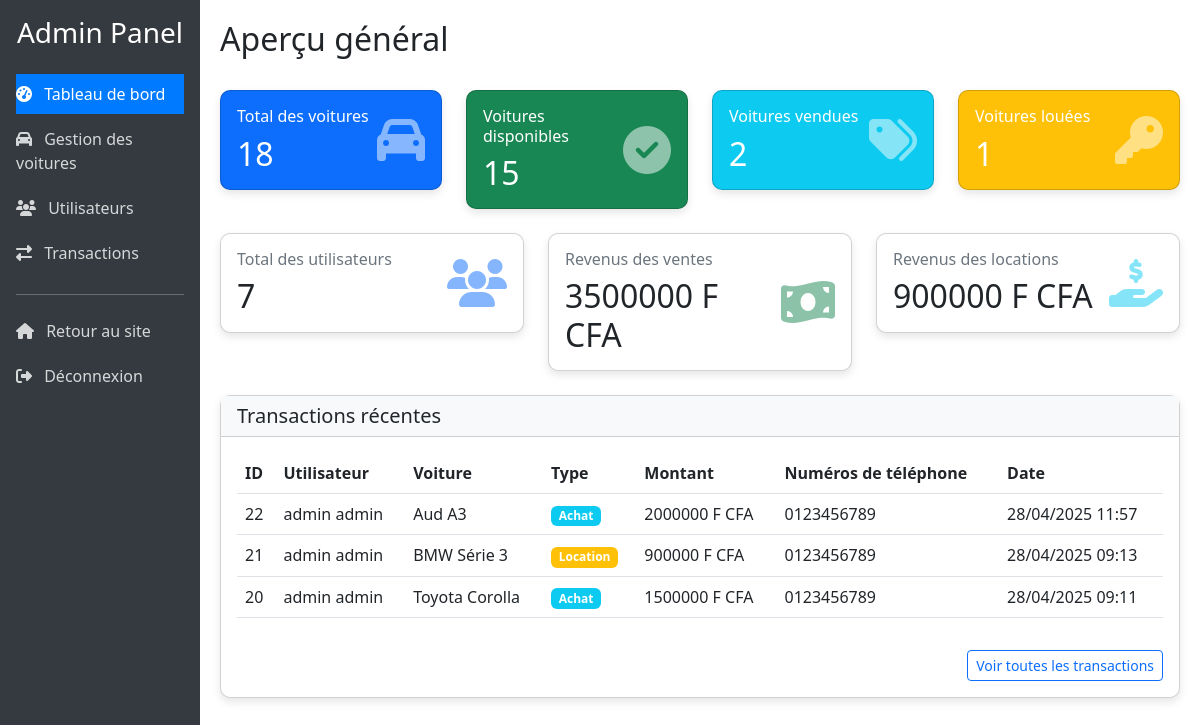
Page /ventelocavoiture/dashboard/ (signed in) on the committed database.
### ventelocavoiture/models.py (models this page shows, shortened)
class Transaction(models.Model):
    TYPE_TRANSACTION = [
        ('achat', 'Achat'),
        ('location', 'Location'),
    ]
    utilisateur = models.ForeignKey(Utilisateur, on_delete=models.CASCADE)
    voiture = models.ForeignKey(Voiture, on_delete=models.CASCADE)
    date_transaction = models.DateTimeField(auto_now_add=True)  # Date de la transaction
    type_transaction = models.CharField(max_length=10, choices=TYPE_TRANSACTION)  # Type (achat ou location)
    montant = models.DecimalField(max_digits=10, decimal_places=2)  # Montant de la transaction
    date_debut_location = models.DateField(null=True, blank=True)  # Date de début (pour location)
    date_fin_location = models.DateField(null=True, blank=True)  # Date de fin (pour location)

class Utilisateur(models.Model):
    nom = models.CharField(max_length=100)  # Nom de famille
    prenom = models.CharField(max_length=100)  # Prénom
    sexe = models.CharField(max_length=1, choices=[('F', 'Feminin'), ('M', 'Masculin')])  # Genre
    numeros = models.CharField(max_length=100, null=True)  # Numéro de téléphone (optionnel)
    email = models.EmailField(unique=True)  # Email (identifiant unique)
    password = models.CharField(max_length=100)  # Mot de passe (stocké hashé)
    is_admin = models.BooleanField(default=False)  # Indicateur de droits administrateur

class Voiture(models.Model):
    ETAT_CHOIX = [
        ('disponible', 'Disponible'),
        ('vendu', 'Vendu'),
        ('loué', 'Loué'),
    ]
    TYPE_CHOIX = [
        ('vente', 'À vendre'),
        ('location', 'À louer'),
        ('les_deux', 'À vendre et à louer'),
    ]
    marque = models.CharField(max_length=100)  # Marque de la voiture
    modele = models.CharField(max_length=100)  # Modèle de la voiture
    annee = models.IntegerField()  # Année de fabrication
    kilometrage = models.IntegerField()  # Kilométrage actuel
    prix_vente = models.DecimalField(max_digits=10, decimal_places=2, null=True, blank=True)
    prix_location_jour = models.DecimalField(max_digits=10, decimal_places=2, null=True, blank=True)
    description = models.TextField()  # Description détaillée
    etat = models.CharField(max_length=20, choices=ETAT_CHOIX, default='disponible')  # État actuel
    type_offre = models.CharField(max_length=20, choices=TYPE_CHOIX, default='vente')  # Type d'offre
    date_ajout = models.DateTimeField(auto_now_add=True)  # Date d'ajout au système
    image = models.ImageField(upload_to='images/')  # Image principale

### ventelocavoiture/views.py (the view)
# urls.py: path('dashboard/', views.dashboard, name='dashboard'),  # Tableau de bord principal
@admin_requis  # Applique le décorateur pour vérifier les droits d'administration
def dashboard(request):
    total_voitures = Voiture.objects.count()  # Nombre total de voitures
    voitures_disponibles = Voiture.objects.filter(etat='disponible').count()  # Nombre de voitures disponibles
    voitures_vendues = Voiture.objects.filter(etat='vendu').count()  # Nombre de voitures vendues
    voitures_louees = Voiture.objects.filter(etat='loué').count()  # Nombre de voitures louées
    total_utilisateurs = Utilisateur.objects.count()  # Nombre total d'utilisateurs
    total_transactions = Transaction.objects.count()  # Nombre total de transactions
    revenus_ventes = Transaction.objects.filter(type_transaction='achat').aggregate(Sum('montant'))['montant__sum'] or 0
    revenus_locations = Transaction.objects.filter(type_transaction='location').aggregate(Sum('montant'))['montant__sum'] or 0
    transactions_recentes = Transaction.objects.all().order_by('-date_transaction')[:5]
    context = {
        'total_voitures': total_voitures,
        'voitures_disponibles': voitures_disponibles,
        'voitures_vendues': voitures_vendues,
        'voitures_louees': voitures_louees,
        'total_utilisateurs': total_utilisateurs,
        'total_transactions': total_transactions,
        'revenus_ventes': revenus_ventes,
        'revenus_locations': revenus_locations,
        'transactions_recentes': transactions_recentes,
        'section': 'apercu'  # Indique la section active dans le menu
    }
    return render(request, 'ventelocavoiture/dashboard.html', context)

### ventelocavoiture/context_processors.py (called while the page is built)
def utilisateur_connecte(request):
    context = {
        'utilisateur_connecte': False,  # Par défaut, l'utilisateur n'est pas connecté
        'utilisateur': None
    }
    if 'utilisateur_id' in request.session:
        try:
            utilisateur = Utilisateur.objects.get(id=request.session['utilisateur_id'])
            context['utilisateur_connecte'] = True
            context['utilisateur'] = utilisateur
        except Utilisateur.DoesNotExist:
            pass
    return context

### ventelocavoiture/views.py (called while the page is built)
def admin_requis(view_func):
    @wraps(view_func)  # Préserve les métadonnées de la fonction d'origine
    def _wrapped_view(request, *args, **kwargs):
        if 'utilisateur_id' not in request.session:
            messages.error(request, "Vous devez être connecté pour accéder à cette page.")
            return redirect('ventelocavoiture:connexion')
        try:
            utilisateur = Utilisateur.objects.get(id=request.session['utilisateur_id'])
            if not getattr(utilisateur, 'is_admin', False):
                messages.error(request, "Vous n'avez pas les droits d'administrateur.")
                return redirect('ventelocavoiture:accueil')
        except Utilisateur.DoesNotExist:
            messages.error(request, "Utilisateur non trouvé.")
            return redirect('ventelocavoiture:connexion')
        return view_func(request, *args, **kwargs)
    return _wrapped_view

### ventelocavoiture/templates/ventelocavoiture/dashboard.html (shortened to what this page needs)
{% extends 'dashboard_base.html' %}
{% block page_title %}Aperçu général{% endblock %}
{% block content %}
<div class="row">
    <div class="col-md-3 mb-4">
        <div class="card dashboard-card bg-primary text-white">
            <div class="card-body">
                <div class="d-flex justify-content-between align-items-center">
                    <div>
                        <h6 class="card-title">Total des voitures</h6>
                        <h2 class="mb-0">{{ total_voitures }}</h2>
                    </div>
                    <i class="fas fa-car fa-3x opacity-50"></i>
                </div>
            </div>
        </div>
    </div>
    <div class="col-md-3 mb-4">
        <div class="card dashboard-card bg-success text-white">
            <div class="card-body">
                <div class="d-flex justify-content-between align-items-center">
                    <div>
                        <h6 class="card-title">Voitures disponibles</h6>
                        <h2 class="mb-0">{{ voitures_disponibles }}</h2>
                    </div>
                    <i class="fas fa-check-circle fa-3x opacity-50"></i>
                </div>
            </div>
        </div>
    </div>
    <div class="col-md-3 mb-4">
        <div class="card dashboard-card bg-info text-white">
            <div class="card-body">
                <div class="d-flex justify-content-between align-items-center">
                    <div>
                        <h6 class="card-title">Voitures vendues</h6>
                        <h2 class="mb-0">{{ voitures_vendues }}</h2>
                    </div>
                    <i class="fas fa-tags fa-3x opacity-50"></i>
                </div>
            </div>
        </div>
    </div>
    <div class="col-md-3 mb-4">
        <div class="card dashboard-card bg-warning text-white">
            <div class="card-body">
                <div class="d-flex justify-content-between align-items-center">
                    <div>
                        <h6 class="card-title">Voitures louées</h6>
                        <h2 class="mb-0">{{ voitures_louees }}</h2>
                    </div>
                    <i class="fas fa-key fa-3x opacity-50"></i>
                </div>
            </div>
        </div>
    </div>
    <div class="col-md-4 mb-4">
        <div class="card dashboard-card">
            <div class="card-body">
                <div class="d-flex justify-content-between align-items-center">
                    <div>
                        <h6 class="card-title text-muted">Total des utilisateurs</h6>
                        <h2 class="mb-0">{{ total_utilisateurs }}</h2>
                    </div>
                    <i class="fas fa-users fa-3x text-primary opacity-50"></i>
                </div>
            </div>
        </div>
    </div>
    <div class="col-md-4 mb-4">
        <div class="card dashboard-card">
            <div class="card-body">
                <div class="d-flex justify-content-between align-items-center">
                    <div>
                        <h6 class="card-title text-muted">Revenus des ventes</h6>
                        <h2 class="mb-0">{{ revenus_ventes|floatformat:0 }} F CFA</h2>
                    </div>
                    <i class="fas fa-money-bill-wave fa-3x text-success opacity-50"></i>
                </div>
            </div>
        </div>
    </div>
    <div class="col-md-4 mb-4">
        <div class="card dashboard-card">
            <div class="card-body">
                <div class="d-flex justify-content-between align-items-center">
                    <div>
                        <h6 class="card-title text-muted">Revenus des locations</h6>
                        <h2 class="mb-0">{{ revenus_locations|floatformat:0 }} F CFA</h2>
                    </div>
                    <i class="fas fa-hand-holding-usd fa-3x text-info opacity-50"></i>
                </div>
            </div>
        </div>
    </div>
    <div class="col-12 mb-4">
        <div class="card dashboard-card">
            <div class="card-header bg-light">
                <h5 class="mb-0">Transactions récentes</h5>
            </div>
            <div class="card-body">
                <div class="table-responsive">
                    <table class="table table-hover">
                        <thead>
                            <tr>
                                <th>ID</th>
                                <th>Utilisateur</th>
                                <th>Voiture</th>
                                <th>Type</th>
                                <th>Montant</th>
                                <th>Numéros de téléphone</th>
                                <th>Date</th>
                            </tr>
                        </thead>
                        <tbody>
                            {% for transaction in transactions_recentes %}
                            <tr>
                                <td>{{ transaction.id }}</td>
                                <td>{{ transaction.utilisateur.prenom }} {{ transaction.utilisateur.nom }}</td>
                                <td>{{ transaction.voiture.marque }} {{ transaction.voiture.modele }}</td>
                                <td>
                                    {% if transaction.type_transaction == 'achat' %}
                                    <span class="badge bg-info">Achat</span>
                                    {% else %}
                                    <span class="badge bg-warning">Location</span>
                                    {% endif %}
                                </td>
                                <td>{{ transaction.montant|floatformat:0 }} F CFA</td>
                                <td>{{ transaction.utilisateur.numeros }}</td>
                                <td>{{ transaction.date_transaction|date:"d/m/Y H:i" }}</td>
                            </tr>
                            {% empty %}
                            <tr>
                                <td colspan="6" class="text-center">Aucune transaction récente</td>
                            </tr>
                            {% endfor %}
                        </tbody>
                    </table>
                </div>
                <div class="text-end mt-3">
                    <a href="{% url 'ventelocavoiture:dashboard_transactions' %}"
                        class="btn btn-sm btn-outline-primary">Voir toutes les transactions</a>
                </div>
            </div>
        </div>
    </div>
</div>
{% endblock %}

### templates/dashboard_base.html (style rules this page uses)
.dashboard-card { border-radius: 10px; box-shadow: 0 4px 8px rgba(0, 0, 0, 0.1); transition: transform 0.2s; }

### rows in the picture
Transaction: type_transaction "Achat"
Transaction: type_transaction "Location"
Transaction: type_transaction "Achat"

### other values in the picture
{{ total_voitures }} "18"
{{ voitures_disponibles }} "15"
{{ voitures_vendues }} "2"
{{ voitures_louees }} "1"
{{ total_utilisateurs }} "7"
{{ revenus_ventes|floatformat:0 }} "3500000"
{{ revenus_locations|floatformat:0 }} "900000"
